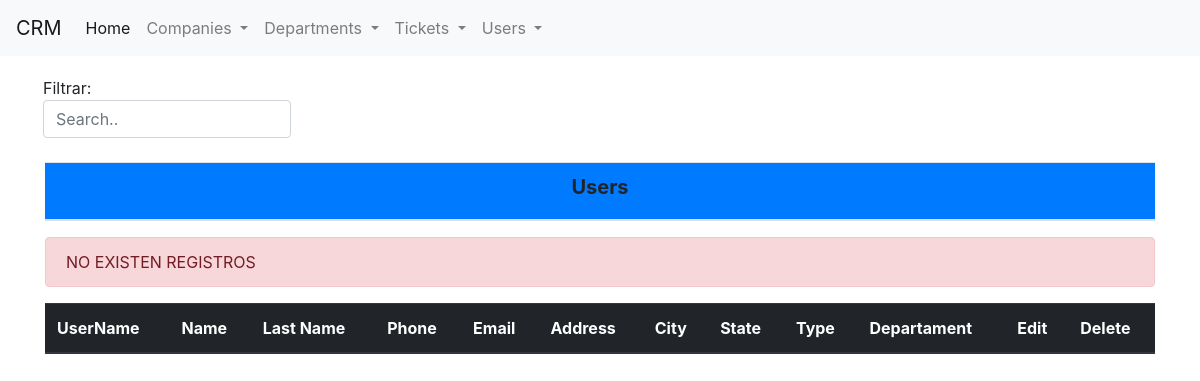
Page /Users/ on the earlier database version.
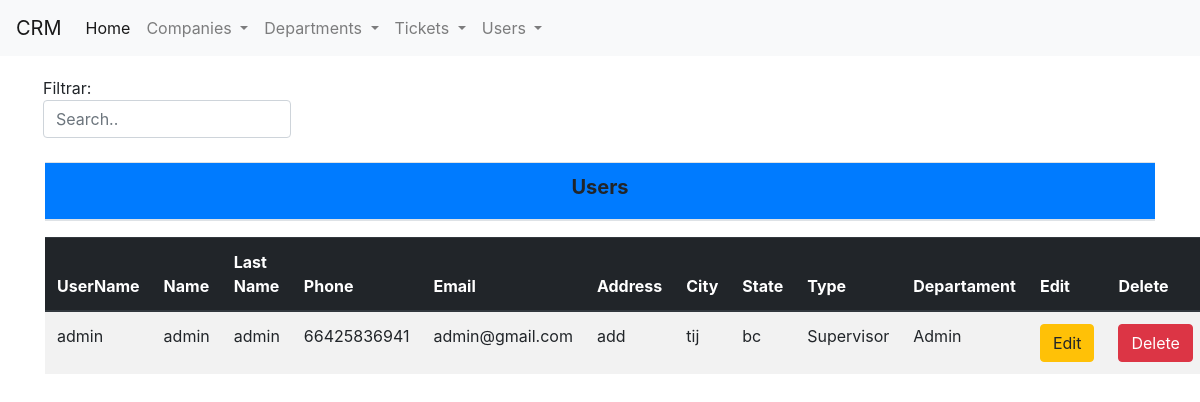
Same page on the later database version.
### Users/models.py (models this page shows, shortened)
class Users(models.Model):
	types = (
			('User', 'User'),
			('Supervisor', 'Supervisor'),
		)
	usr_id = models.CharField(primary_key=True,max_length=25)
	usr_name = models.CharField(max_length=256, null=False)
	usr_lastname = models.CharField(max_length=256, null=False)
	usr_phone = models.CharField(max_length=256, null=False)
	usr_email = models.CharField(max_length=256, null=False)
	usr_address = models.CharField(max_length=256, null=False)
	usr_city = models.CharField(max_length=256, null=False)
	usr_state = models.CharField(max_length=256, null=False)
	usr_type = models.CharField(max_length=256, choices=types)
	usr_dep_id = models.ForeignKey(Departments, on_delete=models.CASCADE)

### Departments/models.py (models this page shows)
class Departments(models.Model):
	dep_id = models.AutoField(primary_key=True)
	dep_name = models.CharField(max_length=256, null=False)
	def __str__(self):
		return self.dep_name

### Users/views.py (the view)
# urls.py: path('', views.Index.as_view(), name='Index_Companies_view'),
class Index(generic.ListView):
	template_name = "Users/index.html"
	queryset = Users.objects.all()
	def get_queryset(self, *args, **kwargs):
		qs = Users.objects.all()
		print(self.request.GET)
		query = self.request.GET.get("q", None)
		if query is not None:
			qs = qs.filter(Q(usr_id__icontains=query) | Q(usr_name__icontains=query))
		return qs
	def get_context_data(self, *args, **kwargs):
		context = super(Index, self).get_context_data(*args, **kwargs)
		context["create_form"] = FormUsers()
		return context

### Users/forms.py
class FormUsers(forms.ModelForm):
	class Meta:
		model = Users
		fields = '__all__'

### templates/Users/index.html (shortened to what this page needs)
{% extends "base.html" %}
{% block content %}
<div class="row">
		<div class="col-md-12" style="margin-top: 20px;">
			<div class="col-md-3" style="margin-left: -17px;">
			Filtrar: <input class="form-control" id="buscar" type="text" placeholder="Search..">
			<br>
			</div>
			<table class="table table-striped"><thead><th class="bg-primary" style="text-align: center;"><h5><b>Users</b></h5></h1></th></thead></table>
			<table id="datos" class="table table-striped">
				<thead class="thead-dark">
					<th>UserName</th>
					<th>Name</th>
					<th>Last Name</th>
					<th>Phone</th>
					<th>Email</th>
					<th>Address</th>
					<th>City</th>
					<th>State</th>
					<th>Type</th>
					<th>Departament</th>
					<th>Edit</th>
					<th>Delete</th>
				</thead>
				<tbody>
					{% for User in object_list %}
						<tr>
							<td>{{User.usr_id}}</td>
							<td>{{User.usr_name}}</td>
							<td>{{User.usr_lastname}}</td>
							<td>{{User.usr_phone}}</td>
							<td>{{User.usr_email}}</td>
							<td>{{User.usr_address}}</td>
							<td>{{User.usr_city}}</td>
							<td>{{User.usr_state}}</td>
							<td>{{User.usr_type}}</td>
							<td>{{User.usr_dep_id}}</td>
							<td><a class="btn btn-warning" href="Edit_User/{{User.usr_id}}">Edit</a></td>
							<td><a class="btn btn-danger" href="Delete_User/{{User.usr_id}}">Delete</a></td>
						</tr>
					{% empty%}
					<div class="alert alert-danger" role="alert">
					  NO EXISTEN REGISTROS
					</div>
					{% endfor %}
				</tbody>
			</table>
		</div>
		<div class="col-md-1"></div>
</div>
{% endblock %}

### templates/base.html (shortened to what this page needs)
{% load staticfiles %}
<!DOCTYPE html>
<html lang="en">
<head>
	<link href="{% static  'bootstrap4/css/bootstrap.min.css' %}" rel="stylesheet">
</head>
<body>
	{% include "navbar.html" %}
	<div class="container">
        {% block content %}
        {% endblock %}
    </div>
</body>
</html>

### templates/navbar.html (shortened to what this page needs)
<nav  class="navbar navbar-expand-lg navbar-light bg-light">
  <a class="navbar-brand" href="/">CRM</a>
  <div class="collapse navbar-collapse" id="navbarSupportedContent">
    <ul class="navbar-nav mr-auto">
      <li class="nav-item active">
        <a class="nav-link" href="/">Home <span class="sr-only">(current)</span></a>
      </li>
      <li class="nav-item dropdown">
        <a class="nav-link dropdown-toggle" href="#" id="navbarDropdown" role="button" data-toggle="dropdown" aria-haspopup="true" aria-expanded="false">
          Companies
        </a>
      </li>
      <li class="nav-item dropdown">
        <a class="nav-link dropdown-toggle" href="#" id="navbarDropdown" role="button" data-toggle="dropdown" aria-haspopup="true" aria-expanded="false">
          Departments
        </a>
      </li>
      <li class="nav-item dropdown">
        <a class="nav-link dropdown-toggle" href="#" id="navbarDropdown" role="button" data-toggle="dropdown" aria-haspopup="true" aria-expanded="false">
          Tickets
        </a>
      </li>
      <li class="nav-item dropdown">
        <a class="nav-link dropdown-toggle" href="#" id="navbarDropdown" role="button" data-toggle="dropdown" aria-haspopup="true" aria-expanded="false">
          Users
        </a>
      </li>
    </ul>
  </div>
</nav>

Differences in the rows shown:
added Users: usr_id "admin", usr_name "admin", usr_lastname "admin", usr_phone "66425836941", usr_email "admin@gmail.com", usr_address "add", usr_city "tij", usr_state "bc", usr_type "Supervisor", usr_dep_id "Admin"
Other differences:
text no longer shown: "NO EXISTEN REGISTROS"
